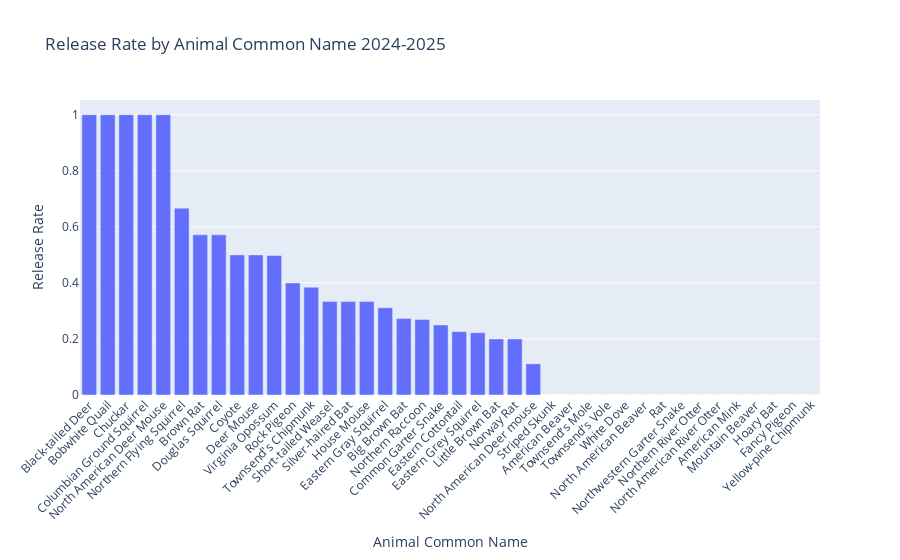

The notebook cell this image was saved under:
### Markdown cell above
## Plot all Release Rate

### Code cell
# Group by species and calculate total and released counts
grouped = df.groupby("patients_common_name")["patients_disposition"].value_counts().unstack().fillna(0)
grouped["total"] = grouped.sum(axis=1)
grouped["released"] = grouped.get("Released", 0)
grouped["release_rate"] = grouped["released"] / grouped["total"]
grouped = grouped.reset_index()

# Sort by release rate (highest first)
grouped = grouped.sort_values(by="release_rate", ascending=False)

# Create interactive bar chart
fig = px.bar(
    grouped,
    x="patients_common_name",
    y="release_rate",
    hover_data={"released": True, "total": True},
    labels={"patients_common_name": "Animal Common Name", "release_rate": "Release Rate"},
    title="Release Rate by Animal Common Name 2024-2025"
)
fig.update_layout(xaxis_tickangle=-45)
fig.show()
fig.write_html("release_rate.html")

### Figure 1 — Plotly figure (JSON) as saved in the notebook; plotly's stock layout.template omitted (floating-point values rounded to 4 significant figures)
{"data": [{"customdata": [[1.0, 1.0], [1.0, 1.0], [1.0, 1.0], [1.0, 1.0], [2.0, 2.0], [2.0, 3.0], [8.0, 14.0], [16.0, 28.0], [3.0, 6.0], [4.0, 8.0], [102.0, 205.0], [16.0, 40.0], [5.0, 13.0], [2.0, 6.0], [1.0, 3.0], [5.0, 15.0], [52.0, 167.0], [3.0, 11.0], [24.0, 89.0], [1.0, 4.0], [168.0, 743.0], [2.0, 9.0], [3.0, 15.0], [1.0, 5.0], [1.0, 9.0], [0.0, 6.0], [0.0, 1.0], [0.0, 1.0], [0.0, 5.0], [0.0, 1.0], [0.0, 1.0], [0.0, 1.0], [0.0, 1.0], [0.0, 1.0], [0.0, 1.0], [0.0, 1.0], [0.0, 2.0], [0.0, 1.0], [0.0, 1.0], [0.0, 8.0]], "hovertemplate": "Animal Common Name=%{x}<br>Release Rate=%{y}<br>released=%{customdata[0]}<br>total=%{customdata[1]}<extra></extra>", "legendgroup": "", "marker": {"color": "#636efa", "pattern": {"shape": ""}}, "name": "", "orientation": "v", "showlegend": false, "textposition": "auto", "x": ["Black-tailed Deer", "Bobwhite Quail", "Chuckar", "Columbian Ground Squirrel", "North American Deer Mouse", "Northern Flying Squirrel", "Brown Rat", "Douglas Squirrel", "Coyote", "Deer Mouse", "Virginia Opossum", "Rock Pigeon", "Townsend's Chipmunk", "Short-tailed Weasel", "Silver-haired Bat", "House Mouse", "Eastern Gray Squirrel", "Big Brown Bat", "Northern Raccoon", "Common Garter Snake", "Eastern Cottontail", "Eastern Grey Squirrel", "Little Brown Bat", "Norway Rat", "North American Deer mouse", "Striped Skunk", "American Beaver", "Townsend's Mole", "Townsend's Vole", "White Dove", "North American Beaver", "Rat", "Northwestern Garter Snake", "Northern River Otter", "North American River Otter", "American Mink", "Mountain Beaver", "Hoary Bat", "Fancy Pigeon", "Yellow-pine Chipmunk"], "xaxis": "x", "y": [1.0, 1.0, 1.0, 1.0, 1.0, 0.6667, 0.5714, 0.5714, 0.5, 0.5, 0.4976, 0.4, 0.3846, 0.3333, 0.3333, 0.3333, 0.3114, 0.2727, 0.2697, 0.25, 0.2261, 0.2222, 0.2, 0.2, 0.1111, 0.0, 0.0, 0.0, 0.0, 0.0, 0.0, 0.0, 0.0, 0.0, 0.0, 0.0, 0.0, 0.0, 0.0, 0.0], "yaxis": "y", "type": "bar"}], "layout": {"xaxis": {"anchor": "y", "domain": [0.0, 1.0], "title": {"text": "Animal Common Name"}, "tickangle": -45}, "yaxis": {"anchor": "x", "domain": [0.0, 1.0], "title": {"text": "Release Rate"}}, "legend": {"tracegroupgap": 0}, "title": {"text": "Release Rate by Animal Common Name 2024-2025"}, "barmode": "relative"}}
